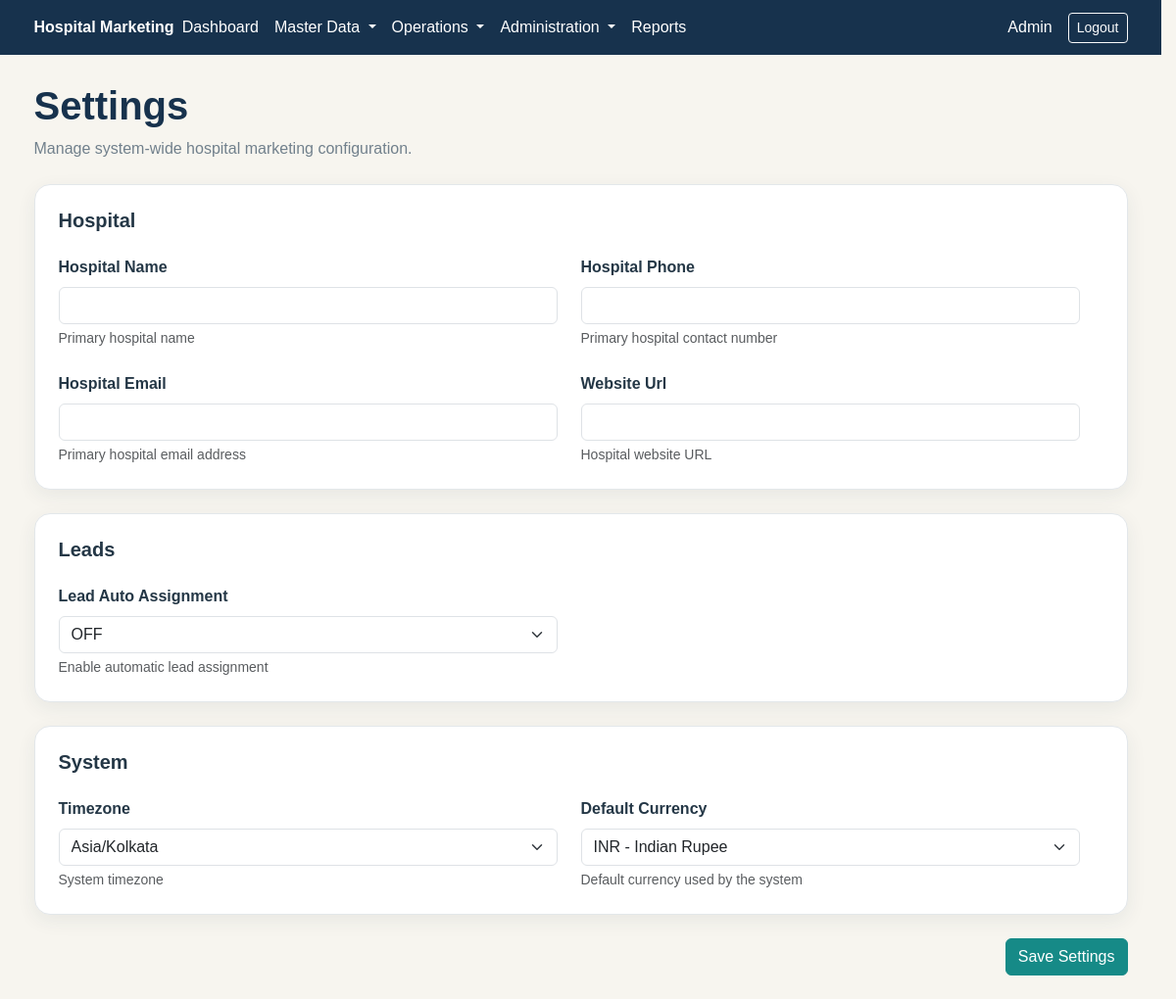
The app's page /admin/settings/index.php (signed in) with its own data.
### tables this page shows
CREATE TABLE `settings` (
  `id` int(10) UNSIGNED NOT NULL,
  `setting_key` varchar(100) NOT NULL,
  `setting_value` text DEFAULT NULL,
  `setting_group` varchar(100) NOT NULL DEFAULT 'General',
  `description` varchar(255) DEFAULT NULL,
  `created_at` timestamp NOT NULL DEFAULT current_timestamp(),
  `updated_at` timestamp NOT NULL DEFAULT current_timestamp() ON UPDATE current_timestamp()
);

### admin/settings/index.php (the view, shortened to what this page needs)
<?php
require_once __DIR__ . '/../../config/database.php';
$stmt = $pdo->query("
    SELECT
        id,
        setting_key,
        setting_value,
        setting_group,
        description
    FROM settings
    ORDER BY
        setting_group ASC,
        id ASC
");
$settings_rows = $stmt->fetchAll();
$grouped_settings = [];
foreach ($settings_rows as $setting) {
    $group = $setting['setting_group'];
    if (!isset($grouped_settings[$group])) {
        $grouped_settings[$group] = [];
    }
    $grouped_settings[$group][] = $setting;
}
require_once __DIR__ . '/../../includes/header.php';
?>
<main class="container py-4">
    <div class="mb-4">
        <h1 class="hm-page-title mt-1">
            Settings
        </h1>
        <p class="hm-muted">
            Manage system-wide hospital marketing configuration.
        </p>
    </div>
    <form method="POST">
        <?php foreach (
            $grouped_settings
            as $group_name => $group_settings
        ): ?>
            <div class="hm-card p-4 mb-4">
                <h5 class="fw-bold mb-4">
                    <?php
                    echo htmlspecialchars($group_name);
                    ?>
                </h5>
                <div class="row g-4">
                    <?php foreach (
                        $group_settings
                        as $setting
                    ): ?>
                        <?php
                        $key = $setting['setting_key'];
                        $value =
                            $setting['setting_value']
                            ?? '';
                        ?>
                        <div class="col-md-6">
                            <label
                                class="form-label fw-semibold"
                                for="setting_<?php echo htmlspecialchars($key); ?>"
                            >
                                <?php
                                echo htmlspecialchars(
                                    ucwords(
                                        str_replace(
                                            '_',
                                            ' ',
                                            $key
                                        )
                                    )
                                );
                                ?>
                            </label>
                            <?php if (
                                $key === 'lead_auto_assignment'
                            ): ?>
                                <select
                                    name="settings[<?php echo htmlspecialchars($key); ?>]"
                                    id="setting_<?php echo htmlspecialchars($key); ?>"
                                    class="form-select"
                                >
                                    <option
                                        value="OFF"
                                        <?php
                                        echo $value !== 'ON'
                                            ? 'selected'
                                            : '';
                                        ?>
                                    >
                                        OFF
                                    </option>
                                </select>
                            <?php elseif (
                                $key === 'timezone'
                            ): ?>
                                <select
                                    name="settings[<?php echo htmlspecialchars($key); ?>]"
                                    id="setting_<?php echo htmlspecialchars($key); ?>"
                                    class="form-select"
                                >
                                    <option
                                        value="Asia/Kolkata"
                                        <?php
                                        echo $value === 'Asia/Kolkata'
                                            ? 'selected'
                                            : '';
                                        ?>
                                    >
                                        Asia/Kolkata
                                    </option>
                                </select>
                            <?php elseif (
                                $key === 'default_currency'
                            ): ?>
                                <select
                                    name="settings[<?php echo htmlspecialchars($key); ?>]"
                                    id="setting_<?php echo htmlspecialchars($key); ?>"
                                    class="form-select"
                                >
                                    <option
                                        value="INR"
                                        <?php
                                        echo $value === 'INR'
                                            ? 'selected'
                                            : '';
                                        ?>
                                    >
                                        INR - Indian Rupee
                                    </option>
                                </select>
                            <?php else: ?>
                                <input
                                    type="<?php
                                    echo $key === 'hospital_email'
                                        ? 'email'
                                        : (
                                            $key === 'website_url'
                                                ? 'url'
                                                : 'text'
                                        );
                                    ?>"
                                    name="settings[<?php echo htmlspecialchars($key); ?>]"
                                    id="setting_<?php echo htmlspecialchars($key); ?>"
                                    class="form-control"
                                    value="<?php echo htmlspecialchars($value); ?>"
                                >
                            <?php endif; ?>
                            <?php if (
                                !empty(
                                    $setting['description']
                                )
                            ): ?>
                                <div class="form-text">
                                    <?php
                                    echo htmlspecialchars(
                                        $setting[
                                            'description'
                                        ]
                                    );
                                    ?>
                                </div>
                            <?php endif; ?>
                        </div>
                    <?php endforeach; ?>
                </div>
            </div>
        <?php endforeach; ?>
        <div class="d-flex justify-content-end">
            <button
                type="submit"
                class="btn btn-hm-primary"
            >
                Save Settings
            </button>
        </div>
    </form>
</main>
<?php
require_once __DIR__ . '/../../includes/footer.php';
?>

### assets/css/style.css (style rules this page uses)
:root { --hm-navy: #17324d; --hm-teal: #168a87; --hm-gold: #b89a5a; --hm-ivory: #f7f5ef; --hm-white: #ffffff; --hm-text: #243746; --hm-muted: #71808c; --hm-border: #e3e7ea; }
body { background-color: var(--hm-ivory); color: var(--hm-text); font-family: Arial, sans-serif; margin: 0; overflow-x: hidden; }
.hm-card { background-color: var(--hm-white); border: 1px solid var(--hm-border); border-radius: 16px; box-shadow: 0 6px 20px rgba(23, 50, 77, 0.07); max-width: 100%; min-width: 0; }
.btn-hm-primary { background-color: var(--hm-teal); border-color: var(--hm-teal); color: var(--hm-white); }
.hm-page-title { color: var(--hm-navy); font-weight: 700; }
.hm-muted { color: var(--hm-muted); }
html { scrollbar-gutter: stable; }
.row { max-width: 100%; }

### records on screen
settings: setting_key "Hospital Name", description "Primary hospital name"
settings: setting_key "Hospital Phone", description "Primary hospital contact number"
settings: setting_key "Hospital Email", description "Primary hospital email address"
settings: setting_key "Website Url", description "Hospital website URL"
settings: setting_key "Lead Auto Assignment", setting_value+setting_key "OFF", description "Enable automatic lead assignment"
settings: setting_key "Timezone", setting_value+setting_key "Asia/Kolkata", description "System timezone"
settings: setting_key "Default Currency", setting_value+setting_key "INR - Indian Rupee", description "Default currency used by the system"

### other values on screen
$user['name'] "Admin"
$group_name "Hospital"
$group_name "Leads"
$group_name "System"
